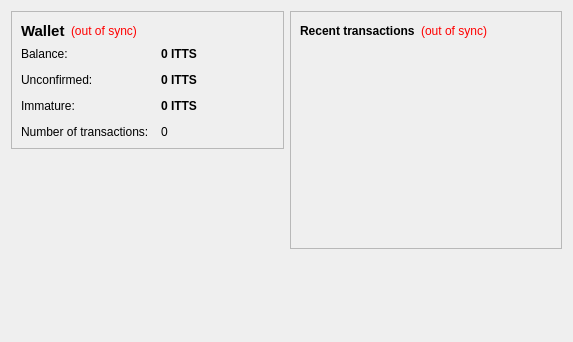
<?xml version="1.0" encoding="UTF-8"?>
<ui version="4.0">
 <class>OverviewPage</class>
 <widget class="QWidget" name="OverviewPage">
  <property name="geometry">
   <rect>
    <x>0</x>
    <y>0</y>
    <width>573</width>
    <height>342</height>
   </rect>
  </property>
  <property name="windowTitle">
   <string>Form</string>
  </property>
  <layout class="QHBoxLayout" name="horizontalLayout" stretch="1,1">
   <item>
    <layout class="QVBoxLayout" name="verticalLayout_2">
     <item>
      <widget class="QFrame" name="frame">
       <property name="frameShape">
        <enum>QFrame::StyledPanel</enum>
       </property>
       <property name="frameShadow">
        <enum>QFrame::Raised</enum>
       </property>
       <layout class="QVBoxLayout" name="verticalLayout_4">
        <item>
         <layout class="QHBoxLayout" name="horizontalLayout_4">
          <item>
           <widget class="QLabel" name="label_5">
            <property name="font">
             <font>
              <pointsize>11</pointsize>
              <weight>75</weight>
              <bold>true</bold>
             </font>
            </property>
            <property name="text">
             <string>Wallet</string>
            </property>
           </widget>
          </item>
          <item>
           <widget class="QLabel" name="labelWalletStatus">
            <property name="toolTip">
             <string>The displayed information may be out of date. Your wallet automatically synchronizes with the ITTScoin network after a connection is established, but this process has not completed yet.</string>
            </property>
            <property name="styleSheet">
             <string notr="true">QLabel { color: red; }</string>
            </property>
            <property name="text">
             <string notr="true">(out of sync)</string>
            </property>
            <property name="alignment">
             <set>Qt::AlignLeading|Qt::AlignLeft|Qt::AlignVCenter</set>
            </property>
           </widget>
          </item>
          <item>
           <spacer name="horizontalSpacer_2">
            <property name="orientation">
             <enum>Qt::Horizontal</enum>
            </property>
            <property name="sizeHint" stdset="0">
             <size>
              <width>40</width>
              <height>20</height>
             </size>
            </property>
           </spacer>
          </item>
         </layout>
        </item>
        <item>
         <layout class="QFormLayout" name="formLayout_2">
          <property name="fieldGrowthPolicy">
           <enum>QFormLayout::AllNonFixedFieldsGrow</enum>
          </property>
          <property name="horizontalSpacing">
           <number>12</number>
          </property>
          <property name="verticalSpacing">
           <number>12</number>
          </property>
          <item row="0" column="0">
           <widget class="QLabel" name="label">
            <property name="text">
             <string>Balance:</string>
            </property>
           </widget>
          </item>
          <item row="0" column="1">
           <widget class="QLabel" name="labelBalance">
            <property name="font">
             <font>
              <weight>75</weight>
              <bold>true</bold>
             </font>
            </property>
            <property name="cursor">
             <cursorShape>IBeamCursor</cursorShape>
            </property>
            <property name="toolTip">
             <string>Your current balance</string>
            </property>
            <property name="text">
             <string notr="true">0 ITTS</string>
            </property>
            <property name="textInteractionFlags">
             <set>Qt::LinksAccessibleByMouse|Qt::TextSelectableByKeyboard|Qt::TextSelectableByMouse</set>
            </property>
           </widget>
          </item>
          <item row="1" column="0">
           <widget class="QLabel" name="label_3">
            <property name="text">
             <string>Unconfirmed:</string>
            </property>
           </widget>
          </item>
          <item row="1" column="1">
           <widget class="QLabel" name="labelUnconfirmed">
            <property name="font">
             <font>
              <weight>75</weight>
              <bold>true</bold>
             </font>
            </property>
            <property name="cursor">
             <cursorShape>IBeamCursor</cursorShape>
            </property>
            <property name="toolTip">
             <string>Total of transactions that have yet to be confirmed, and do not yet count toward the current balance</string>
            </property>
            <property name="text">
             <string notr="true">0 ITTS</string>
            </property>
            <property name="textInteractionFlags">
             <set>Qt::LinksAccessibleByMouse|Qt::TextSelectableByKeyboard|Qt::TextSelectableByMouse</set>
            </property>
           </widget>
          </item>
          <item row="3" column="0">
           <widget class="QLabel" name="label_2">
            <property name="text">
             <string>Number of transactions:</string>
            </property>
           </widget>
          </item>
          <item row="3" column="1">
           <widget class="QLabel" name="labelNumTransactions">
            <property name="toolTip">
             <string>Total number of transactions in wallet</string>
            </property>
            <property name="text">
             <string notr="true">0</string>
            </property>
           </widget>
          </item>
          <item row="2" column="0">
           <widget class="QLabel" name="labelImmatureText">
            <property name="text">
             <string>Immature:</string>
            </property>
           </widget>
          </item>
          <item row="2" column="1">
           <widget class="QLabel" name="labelImmature">
            <property name="font">
             <font>
              <weight>75</weight>
              <bold>true</bold>
             </font>
            </property>
            <property name="toolTip">
             <string>Mined balance that has not yet matured</string>
            </property>
            <property name="text">
             <string notr="true">0 ITTS</string>
            </property>
            <property name="textInteractionFlags">
             <set>Qt::LinksAccessibleByMouse|Qt::TextSelectableByKeyboard|Qt::TextSelectableByMouse</set>
            </property>
           </widget>
          </item>
         </layout>
        </item>
       </layout>
      </widget>
     </item>
     <item>
      <spacer name="verticalSpacer">
       <property name="orientation">
        <enum>Qt::Vertical</enum>
       </property>
       <property name="sizeHint" stdset="0">
        <size>
         <width>20</width>
         <height>40</height>
        </size>
       </property>
      </spacer>
     </item>
    </layout>
   </item>
   <item>
    <layout class="QVBoxLayout" name="verticalLayout_3">
     <item>
      <widget class="QFrame" name="frame_2">
       <property name="frameShape">
        <enum>QFrame::StyledPanel</enum>
       </property>
       <property name="frameShadow">
        <enum>QFrame::Raised</enum>
       </property>
       <layout class="QVBoxLayout" name="verticalLayout">
        <item>
         <layout class="QHBoxLayout" name="horizontalLayout_2">
          <item>
           <widget class="QLabel" name="label_4">
            <property name="text">
             <string>&lt;b&gt;Recent transactions&lt;/b&gt;</string>
            </property>
           </widget>
          </item>
          <item>
           <widget class="QLabel" name="labelTransactionsStatus">
            <property name="toolTip">
             <string>The displayed information may be out of date. Your wallet automatically synchronizes with the ITTScoin network after a connection is established, but this process has not completed yet.</string>
            </property>
            <property name="styleSheet">
             <string notr="true">QLabel { color: red; }</string>
            </property>
            <property name="text">
             <string notr="true">(out of sync)</string>
            </property>
            <property name="alignment">
             <set>Qt::AlignRight|Qt::AlignTrailing|Qt::AlignVCenter</set>
            </property>
           </widget>
          </item>
          <item>
           <spacer name="horizontalSpacer">
            <property name="orientation">
             <enum>Qt::Horizontal</enum>
            </property>
            <property name="sizeHint" stdset="0">
             <size>
              <width>40</width>
              <height>20</height>
             </size>
            </property>
           </spacer>
          </item>
         </layout>
        </item>
        <item>
         <widget class="QListView" name="listTransactions">
          <property name="styleSheet">
           <string notr="true">QListView { background: transparent; }</string>
          </property>
          <property name="frameShape">
           <enum>QFrame::NoFrame</enum>
          </property>
          <property name="verticalScrollBarPolicy">
           <enum>Qt::ScrollBarAlwaysOff</enum>
          </property>
          <property name="horizontalScrollBarPolicy">
           <enum>Qt::ScrollBarAlwaysOff</enum>
          </property>
          <property name="selectionMode">
           <enum>QAbstractItemView::NoSelection</enum>
          </property>
         </widget>
        </item>
       </layout>
      </widget>
     </item>
     <item>
      <spacer name="verticalSpacer_2">
       <property name="orientation">
        <enum>Qt::Vertical</enum>
       </property>
       <property name="sizeHint" stdset="0">
        <size>
         <width>20</width>
         <height>40</height>
        </size>
       </property>
      </spacer>
     </item>
    </layout>
   </item>
  </layout>
 </widget>
 <resources/>
 <connections/>
</ui>
